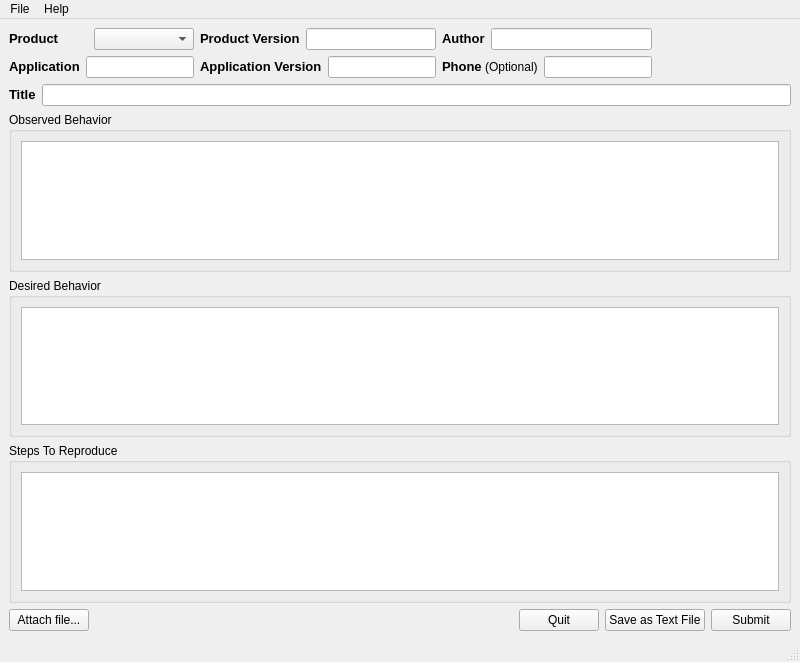
<?xml version="1.0" encoding="UTF-8"?>
<ui version="4.0">
 <class>BugWriterWindow</class>
 <widget class="QMainWindow" name="BugWriterWindow">
  <property name="geometry">
   <rect>
    <x>0</x>
    <y>0</y>
    <width>800</width>
    <height>662</height>
   </rect>
  </property>
  <property name="windowTitle">
   <string>Bug Writer</string>
  </property>
  <property name="windowIcon">
   <iconset resource="Resources/BugWriter.qrc">
    <normaloff>:/BugWriter.png</normaloff>:/BugWriter.png</iconset>
  </property>
  <widget class="QWidget" name="centralwidget">
   <layout class="QVBoxLayout" name="verticalLayout_8">
    <item>
     <layout class="QHBoxLayout" name="horizontalLayout_5">
      <item>
       <layout class="QVBoxLayout" name="verticalLayout">
        <item>
         <layout class="QHBoxLayout" name="horizontalLayout">
          <item>
           <widget class="QLabel" name="label">
            <property name="text">
             <string>&lt;html&gt;&lt;head/&gt;&lt;body&gt;&lt;p&gt;&lt;span style=&quot; font-size:10pt; font-weight:600;&quot;&gt;Product&lt;/span&gt;&lt;/p&gt;&lt;/body&gt;&lt;/html&gt;</string>
            </property>
           </widget>
          </item>
          <item>
           <widget class="QComboBox" name="_productCombo">
            <property name="minimumSize">
             <size>
              <width>100</width>
              <height>0</height>
             </size>
            </property>
            <property name="toolTip">
             <string>The name of the application for which the ticket is being created.</string>
            </property>
            <property name="placeholderText">
             <string>Not Set</string>
            </property>
            <item>
             <property name="text">
              <string>Alpaca</string>
             </property>
            </item>
           </widget>
          </item>
         </layout>
        </item>
        <item>
         <layout class="QHBoxLayout" name="horizontalLayout_3">
          <item>
           <widget class="QLabel" name="label_3">
            <property name="text">
             <string>&lt;html&gt;&lt;head/&gt;&lt;body&gt;&lt;p&gt;&lt;span style=&quot; font-size:10pt; font-weight:600;&quot;&gt;Application&lt;/span&gt;&lt;/p&gt;&lt;/body&gt;&lt;/html&gt;</string>
            </property>
           </widget>
          </item>
          <item>
           <widget class="QLineEdit" name="_application">
            <property name="enabled">
             <bool>true</bool>
            </property>
            <property name="minimumSize">
             <size>
              <width>100</width>
              <height>0</height>
             </size>
            </property>
            <property name="toolTip">
             <string>The name of the application for which you're writing raising the ticket.</string>
            </property>
            <property name="text">
             <string/>
            </property>
           </widget>
          </item>
         </layout>
        </item>
       </layout>
      </item>
      <item>
       <layout class="QVBoxLayout" name="verticalLayout_2">
        <item>
         <layout class="QHBoxLayout" name="horizontalLayout_2">
          <item>
           <widget class="QLabel" name="label_2">
            <property name="text">
             <string>&lt;html&gt;&lt;head/&gt;&lt;body&gt;&lt;p&gt;&lt;span style=&quot; font-size:10pt; font-weight:600;&quot;&gt;Product Version&lt;/span&gt;&lt;/p&gt;&lt;/body&gt;&lt;/html&gt;</string>
            </property>
           </widget>
          </item>
          <item>
           <widget class="QLineEdit" name="_productVersion">
            <property name="enabled">
             <bool>true</bool>
            </property>
            <property name="minimumSize">
             <size>
              <width>100</width>
              <height>0</height>
             </size>
            </property>
            <property name="toolTip">
             <string>The version of the product (within the application) in use.</string>
            </property>
            <property name="text">
             <string/>
            </property>
           </widget>
          </item>
         </layout>
        </item>
        <item>
         <layout class="QHBoxLayout" name="horizontalLayout_4">
          <item>
           <widget class="QLabel" name="label_4">
            <property name="text">
             <string>&lt;html&gt;&lt;head/&gt;&lt;body&gt;&lt;p&gt;&lt;span style=&quot; font-size:10pt; font-weight:600;&quot;&gt;Application Version&lt;/span&gt;&lt;/p&gt;&lt;/body&gt;&lt;/html&gt;</string>
            </property>
           </widget>
          </item>
          <item>
           <widget class="QLineEdit" name="_applicationVersion">
            <property name="enabled">
             <bool>true</bool>
            </property>
            <property name="minimumSize">
             <size>
              <width>100</width>
              <height>0</height>
             </size>
            </property>
            <property name="toolTip">
             <string>The version of the application in use.</string>
            </property>
            <property name="text">
             <string/>
            </property>
           </widget>
          </item>
         </layout>
        </item>
       </layout>
      </item>
      <item>
       <layout class="QVBoxLayout" name="verticalLayout_7">
        <item>
         <layout class="QHBoxLayout" name="horizontalLayout_9">
          <item>
           <widget class="QLabel" name="label_8">
            <property name="text">
             <string>&lt;html&gt;&lt;head/&gt;&lt;body&gt;&lt;p&gt;&lt;span style=&quot; font-size:10pt; font-weight:600;&quot;&gt;Author&lt;/span&gt;&lt;/p&gt;&lt;/body&gt;&lt;/html&gt;</string>
            </property>
           </widget>
          </item>
          <item>
           <widget class="QLineEdit" name="_authorName">
            <property name="enabled">
             <bool>true</bool>
            </property>
            <property name="minimumSize">
             <size>
              <width>100</width>
              <height>0</height>
             </size>
            </property>
            <property name="toolTip">
             <string>Enter your Qualcomm username or your complete email address.</string>
            </property>
            <property name="text">
             <string/>
            </property>
           </widget>
          </item>
         </layout>
        </item>
        <item>
         <layout class="QHBoxLayout" name="horizontalLayout_10">
          <item>
           <widget class="QLabel" name="label_9">
            <property name="text">
             <string>&lt;html&gt;&lt;head/&gt;&lt;body&gt;&lt;p&gt;&lt;span style=&quot; font-size:10pt; font-weight:600;&quot;&gt;Phone&lt;/span&gt; (Optional)&lt;/p&gt;&lt;/body&gt;&lt;/html&gt;</string>
            </property>
           </widget>
          </item>
          <item>
           <widget class="QLineEdit" name="_authorPhone">
            <property name="enabled">
             <bool>true</bool>
            </property>
            <property name="minimumSize">
             <size>
              <width>100</width>
              <height>0</height>
             </size>
            </property>
            <property name="toolTip">
             <string>The phone number of the user (optional).</string>
            </property>
            <property name="text">
             <string/>
            </property>
           </widget>
          </item>
         </layout>
        </item>
       </layout>
      </item>
      <item>
       <spacer name="horizontalSpacer">
        <property name="orientation">
         <enum>Qt::Horizontal</enum>
        </property>
        <property name="sizeHint" stdset="0">
         <size>
          <width>40</width>
          <height>20</height>
         </size>
        </property>
       </spacer>
      </item>
     </layout>
    </item>
    <item>
     <layout class="QHBoxLayout" name="horizontalLayout_6">
      <item>
       <widget class="QLabel" name="label_5">
        <property name="text">
         <string>&lt;html&gt;&lt;head/&gt;&lt;body&gt;&lt;p&gt;&lt;span style=&quot; font-size:10pt; font-weight:600;&quot;&gt;Title&lt;/span&gt;&lt;/p&gt;&lt;/body&gt;&lt;/html&gt;</string>
        </property>
       </widget>
      </item>
      <item>
       <widget class="QLineEdit" name="_title">
        <property name="toolTip">
         <string>The title of the problem.</string>
        </property>
       </widget>
      </item>
     </layout>
    </item>
    <item>
     <widget class="QGroupBox" name="groupBox">
      <property name="title">
       <string>Observed Behavior</string>
      </property>
      <layout class="QVBoxLayout" name="verticalLayout_3">
       <item>
        <widget class="QTextEdit" name="_observedBehavior">
         <property name="toolTip">
          <string>Describe what you observe in the software / tool. Please be as descriptive as possible. You will be able to add screenshots (if any) to the ticket email you will receive after submitting.</string>
         </property>
        </widget>
       </item>
      </layout>
     </widget>
    </item>
    <item>
     <widget class="QGroupBox" name="groupBox_2">
      <property name="title">
       <string>Desired Behavior</string>
      </property>
      <layout class="QVBoxLayout" name="verticalLayout_4">
       <item>
        <widget class="QTextEdit" name="_desiredBehavior">
         <property name="toolTip">
          <string>The behaviour you would expect from the software / tool.</string>
         </property>
        </widget>
       </item>
      </layout>
     </widget>
    </item>
    <item>
     <widget class="QGroupBox" name="groupBox_3">
      <property name="title">
       <string>Steps To Reproduce</string>
      </property>
      <layout class="QVBoxLayout" name="verticalLayout_5">
       <item>
        <widget class="QTextEdit" name="_stepsToReproduce">
         <property name="toolTip">
          <string>Describe how the issue can be reproduced. Please be as descriptive as possible.</string>
         </property>
        </widget>
       </item>
      </layout>
     </widget>
    </item>
    <item>
     <layout class="QHBoxLayout" name="horizontalLayout_7">
      <item>
       <widget class="QPushButton" name="_attachmentBtn">
        <property name="toolTip">
         <string>Attach supporting screenshots / logs / scripts</string>
        </property>
        <property name="text">
         <string>Attach file...</string>
        </property>
       </widget>
      </item>
      <item>
       <spacer name="horizontalSpacer_2">
        <property name="orientation">
         <enum>Qt::Horizontal</enum>
        </property>
        <property name="sizeHint" stdset="0">
         <size>
          <width>40</width>
          <height>20</height>
         </size>
        </property>
       </spacer>
      </item>
      <item>
       <widget class="QPushButton" name="_quitButton">
        <property name="text">
         <string>Quit</string>
        </property>
       </widget>
      </item>
      <item>
       <widget class="QPushButton" name="_saveAsTextFileButton">
        <property name="text">
         <string>Save as Text File</string>
        </property>
       </widget>
      </item>
      <item>
       <widget class="QPushButton" name="_submitButton">
        <property name="text">
         <string>Submit</string>
        </property>
       </widget>
      </item>
     </layout>
    </item>
   </layout>
  </widget>
  <widget class="QMenuBar" name="menubar">
   <property name="geometry">
    <rect>
     <x>0</x>
     <y>0</y>
     <width>800</width>
     <height>22</height>
    </rect>
   </property>
   <widget class="QMenu" name="menuFile">
    <property name="title">
     <string>File</string>
    </property>
    <addaction name="actionQuit"/>
   </widget>
   <widget class="QMenu" name="menuHelp">
    <property name="title">
     <string>Help</string>
    </property>
    <addaction name="actionAbout"/>
   </widget>
   <addaction name="menuFile"/>
   <addaction name="menuHelp"/>
  </widget>
  <widget class="QStatusBar" name="_statusbar"/>
  <action name="actionQuit">
   <property name="text">
    <string>Quit</string>
   </property>
  </action>
  <action name="actionAbout">
   <property name="text">
    <string>About...</string>
   </property>
  </action>
 </widget>
 <resources>
  <include location="Resources/BugWriter.qrc"/>
 </resources>
 <connections/>
</ui>
